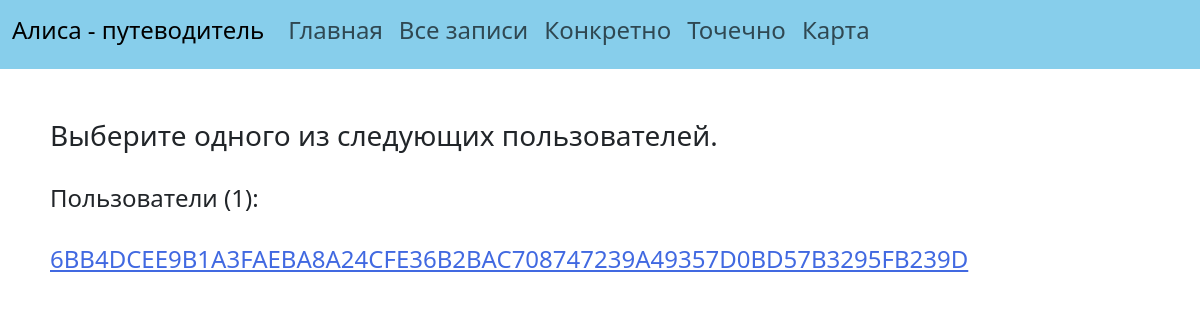
Page /user_statistics on the earlier database version.
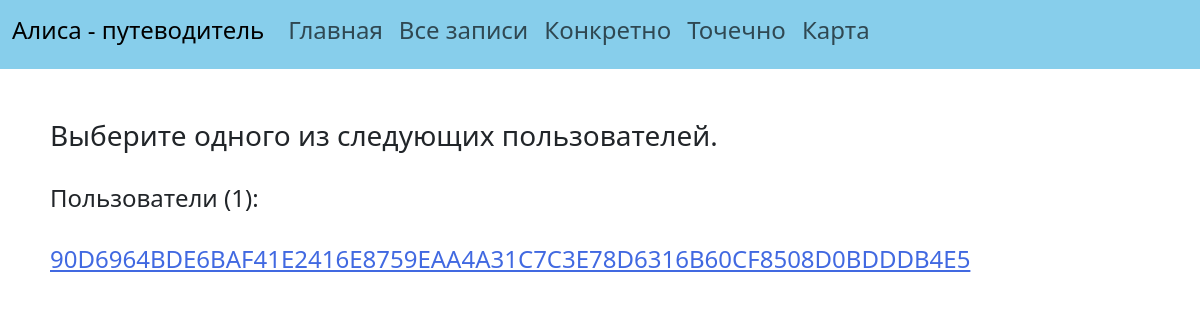
Same page on the later database version.
### data/statistics.py (models this page shows)
class Statistics(SqlAlchemyBase):
    __tablename__ = 'statistics'
    id = sqlalchemy.Column(sqlalchemy.Integer, primary_key=True, autoincrement=True)
    user_id = sqlalchemy.Column(sqlalchemy.String, nullable=True)
    url = sqlalchemy.Column(sqlalchemy.String, nullable=False)
    picture_id = sqlalchemy.Column(sqlalchemy.String, nullable=False)
    full_name_place = sqlalchemy.Column(sqlalchemy.String, nullable=False)
    created_date = sqlalchemy.Column(sqlalchemy.DateTime, default=datetime.datetime.now)

### main.py (the view)
@app.route('/user_statistics')
def user_statistics_help():
    db_sess = db_session.create_session()
    lines = db_sess.query(Statistics).all()
    list_of_users = sorted(list(set(list(map(lambda x: x.user_id, lines)))))
    return render_template('user_statistics_help.html',
                           number=len(list_of_users), list_of_users=list_of_users)

### data/db_session.py (called while the page is built)
def create_session() -> Session:
    global __factory
    return __factory()

### templates/user_statistics_help.html
{% extends "base.html" %}
{% set title = 'Статистика пользователя' %}
{% block content %}
    <h3>Выберите одного из следующих пользователей.</h3>
    <br>
    <h4>Пользователи ({{number}}):</h4>
    {% for user in list_of_users %}
        <br>
        <a target="_blank" href='/user_statistics/{{user}}' class="card-text">
            <h4>{{user}}</h4>
        </a>
    {% endfor %}
{% endblock %}

Differences in the rows shown:
removed Statistics: user "6BB4DCEE9B1A3FAEBA8A24CFE36B2BAC708747239A49357D0BD57B3295FB239D"
added Statistics: user "90D6964BDE6BAF41E2416E8759EAA4A31C7C3E78D6316B60CF8508D0BDDDB4E5"
